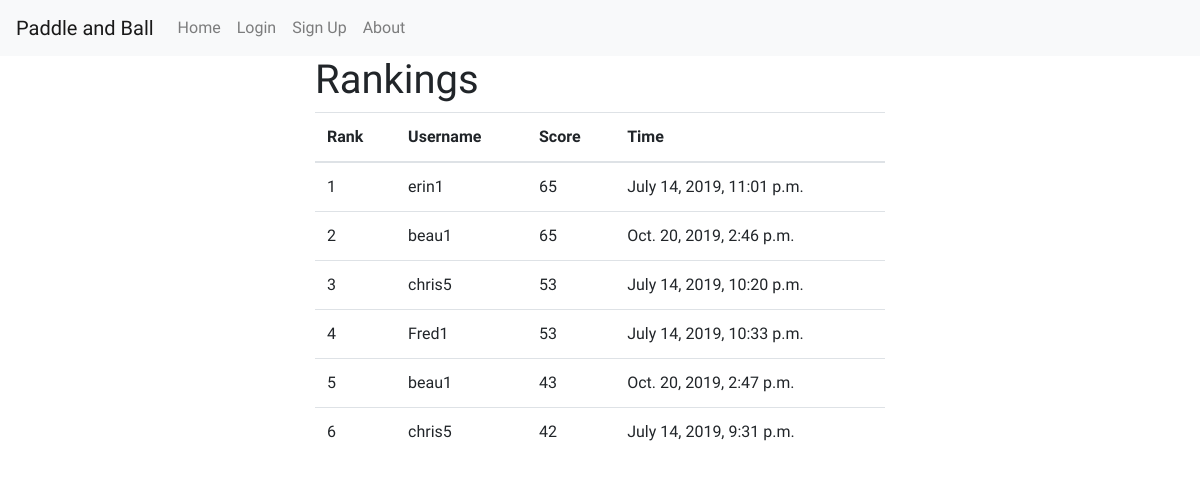
The page /game/game_history/ on the database its author committed.
### game/models.py (models this page shows)
class Game(models.Model):
    user = models.ForeignKey(User, on_delete=models.CASCADE)
    score = models.IntegerField()
    time = models.DateTimeField(auto_now=True)

### game/views.py (the view)
# urls.py: path('game_history/', GameHistory.as_view(), name = "game_history"),
class GameHistory(ListView):
    model = Game
    template_name = "game/game_list.html"
    context_object_name = "game_list"
    queryset = Game.objects.order_by('-score')

### game/templates/game/game_list.html (shortened to what this page needs)
{% extends 'base.html' %}
{% block content %}
    <h1>Rankings</h1>
    <table class="table">
        <thead>
            <tr>
                <th scope="col">Rank</th>
                <th scope="col">Username</th>
                <th scope="col">Score</th>
                <th scope="col">Time</th>
            </tr>
        </thead>
    {% for game in game_list %}
        <tr>
            <td>{{ forloop.counter }}</td>
            <td>{{ game.user }}</td>
            <td>{{ game.score }}</td>
            <td>{{ game.time }}</td>
        </tr>
    {% endfor %}
    </table>
{% endblock %}

### templates/base.html (shortened to what this page needs)
{% load staticfiles %}
<!DOCTYPE html>
<html lang="en">
<head>
    <link rel="stylesheet" href="https://stackpath.bootstrapcdn.com/bootstrap/4.3.1/css/bootstrap.min.css"
>
    <link rel="stylesheet" href="{% static 'css/master.css' %}">
</head>
<body>
    <nav class="navbar navbar-expand-lg navbar-light bg-light">
      <a class="navbar-brand" href="{% url 'home' %}">Paddle and Ball</a>
      <div class="collapse navbar-collapse" id="navbarNav">
        <ul class="navbar-nav">
          <li class="nav-item">
            <a class="nav-link" href="{% url 'home' %}">Home</a>
          </li>
        {% if user.is_authenticated %}
          <li class="nav-item">
                <a href="{% url 'logout' %}" class="nav-link">Log Out</a>
          </li>
          <li class="nav-item">
              <a class="nav-link" href="{% url 'game:game_history' %}">Rankings</a>
          </li>
          <li class="nav-item">
              <a class="nav-link" href="{% url 'game:game_play' %}">Play Game</a>
          </li>
          <li class="nav-item">
              <a class="nav-link" href="{% url 'game:player_history' user.id %}">Previous Scores</a>
          </li>
        {% else %}
          <li class="nav-item">
            <a class="nav-link" href="{% url 'login' %}">Login</a>
          </li>
          <li class="nav-item">
            <a class="nav-link" href="{% url 'accounts:signup' %}">Sign Up</a>
          </li>
        {% endif %}
          <li class="nav-item">
            <a class="nav-link" href="#">About</a>
          </li>
        </ul>
      </div>
    </nav>
    <div class="container-fluid">
        <div class="row">
            <div class="col col-sm-3 left">
            </div>
            <div class="col col-sm-6">
                {% block content %}
                {% endblock %}
            </div>
            <div class="col col-sm-3 right">
            </div>
        </div>
    </div>
</body>
</html>

### static/css/master.css (style rules this page uses)
body { font-family: 'Squada One', cursive; }

### rows shown on the page
Game: user "erin1", score "65", time "July 14, 2019, 11:01 p.m."
Game: user "beau1", score "65", time "Oct. 20, 2019, 2:46 p.m."
Game: user "chris5", score "53", time "July 14, 2019, 10:20 p.m."
Game: user "Fred1", score "53", time "July 14, 2019, 10:33 p.m."
Game: user "beau1", score "43", time "Oct. 20, 2019, 2:47 p.m."
Game: user "chris5", score "42", time "July 14, 2019, 9:31 p.m."
